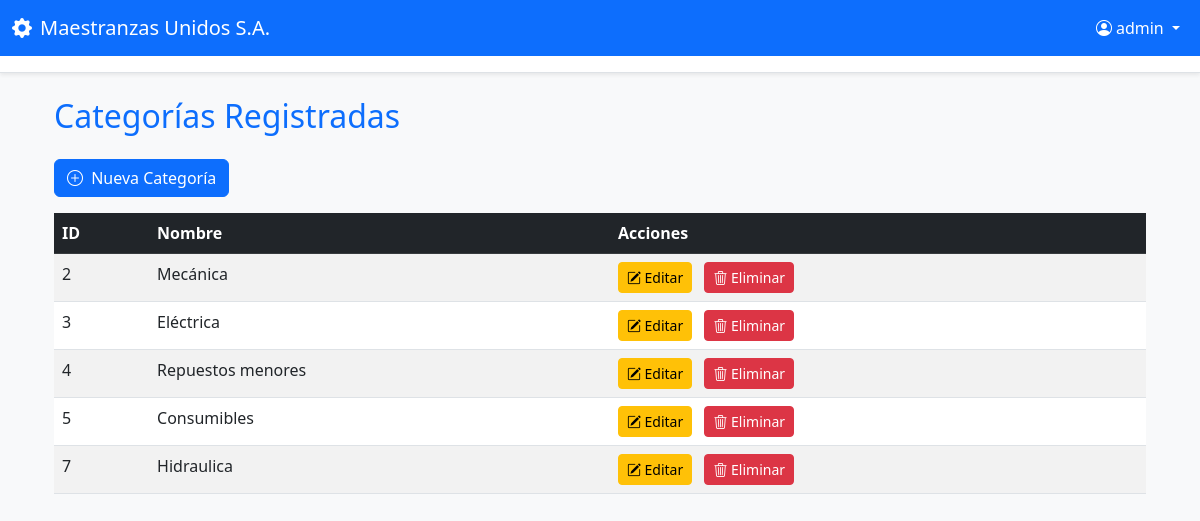
/categorias/ (signed in), run on the app's committed database.
### inventario/models.py (models this page shows, shortened)
class Categoria(models.Model):
    nombre = models.CharField(max_length=100)

### inventario/views.py (the view)
# urls.py: path('categorias/', views.listar_categorias, name='listar_categorias'),
@login_required
def listar_categorias(request):
    categorias = Categoria.objects.all()
    return render(request, 'categorias/listar.html', {'categorias': categorias})

### inventario/templates/categorias/listar.html (shortened to what this page needs)
{% extends 'authentication/base.html' %}
{% block content %}
<div class="container mt-4">
    <h2 class="mb-4 text-primary">Categorías Registradas</h2>
    <a href="{% url 'crear_categoria' %}" class="btn btn-primary mb-3">
        <i class="bi bi-plus-circle me-1"></i> Nueva Categoría
    </a>
    {% if categorias %}
    <table class="table table-striped table-hover">
        <thead class="table-dark">
            <tr>
                <th>ID</th>
                <th>Nombre</th>
                <th>Acciones</th>
            </tr>
        </thead>
        <tbody>
            {% for categoria in categorias %}
            <tr>
                <td>{{ categoria.id }}</td>
                <td>{{ categoria.nombre }}</td>
                <td>
                    <a href="{% url 'editar_categoria' categoria.id %}" class="btn btn-sm btn-warning">
                        <i class="bi bi-pencil-square"></i> Editar
                    </a>
                    <a href="{% url 'eliminar_categoria' categoria.id %}" class="btn btn-sm btn-danger ms-2">
                        <i class="bi bi-trash3"></i> Eliminar
                    </a>
                </td>
            </tr>
            {% endfor %}
        </tbody>
    </table>
    {% else %}
    <p class="text-muted">No hay categorías registradas aún.</p>
    {% endif %}
</div>
{% endblock %}

### authentication/templates/authentication/base.html (shortened to what this page needs)
<!DOCTYPE html>
<html lang="es">
<head>
  <link href="https://cdn.jsdelivr.net/npm/bootstrap@5.3.0/dist/css/bootstrap.min.css" rel="stylesheet">
  <link href="https://cdn.jsdelivr.net/npm/bootstrap-icons@1.10.5/font/bootstrap-icons.css" rel="stylesheet">
</head>
<body class="bg-light">
  <nav class="navbar navbar-expand-lg navbar-dark bg-primary">
    <div class="container-fluid">
      <a class="navbar-brand" href="{% url 'dashboard' %}">
        <i class="bi bi-gear-fill me-2"></i>Maestranzas Unidos S.A.
      </a>
      <div class="navbar-nav ms-auto">
        <div class="nav-item dropdown">
          <a class="nav-link dropdown-toggle text-white" href="#" role="button" data-bs-toggle="dropdown">
            <i class="bi bi-person-circle me-1"></i>{{ user.first_name|default:user.username }}
          </a>
        </div>
      </div>
    </div>
  </nav>
  {% if user.is_authenticated %}
  <div class="bg-white border-bottom shadow-sm">
    <div class="container py-2">
    </div>
  </div>
  {% endif %}
  <div class="container mt-4">
    {% block content %}
    {% endblock %}
  </div>
</body>
</html>

### data on the page
Categoria: id "2", nombre "Mecánica"
Categoria: id "3", nombre "Eléctrica"
Categoria: id "4", nombre "Repuestos menores"
Categoria: id "5", nombre "Consumibles"
Categoria: id "7", nombre "Hidraulica"

### other printed values
{{ user.first_name|default:user.username }} "admin"
